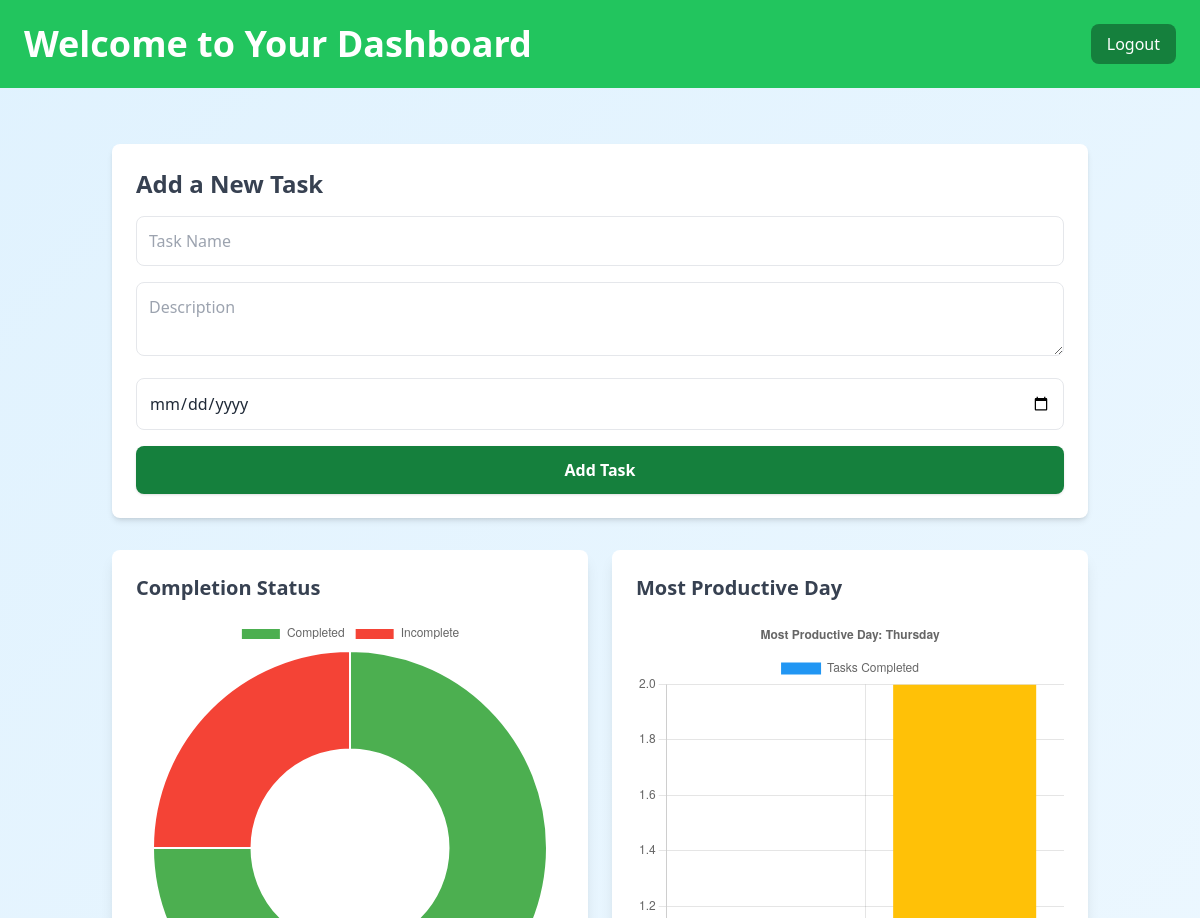
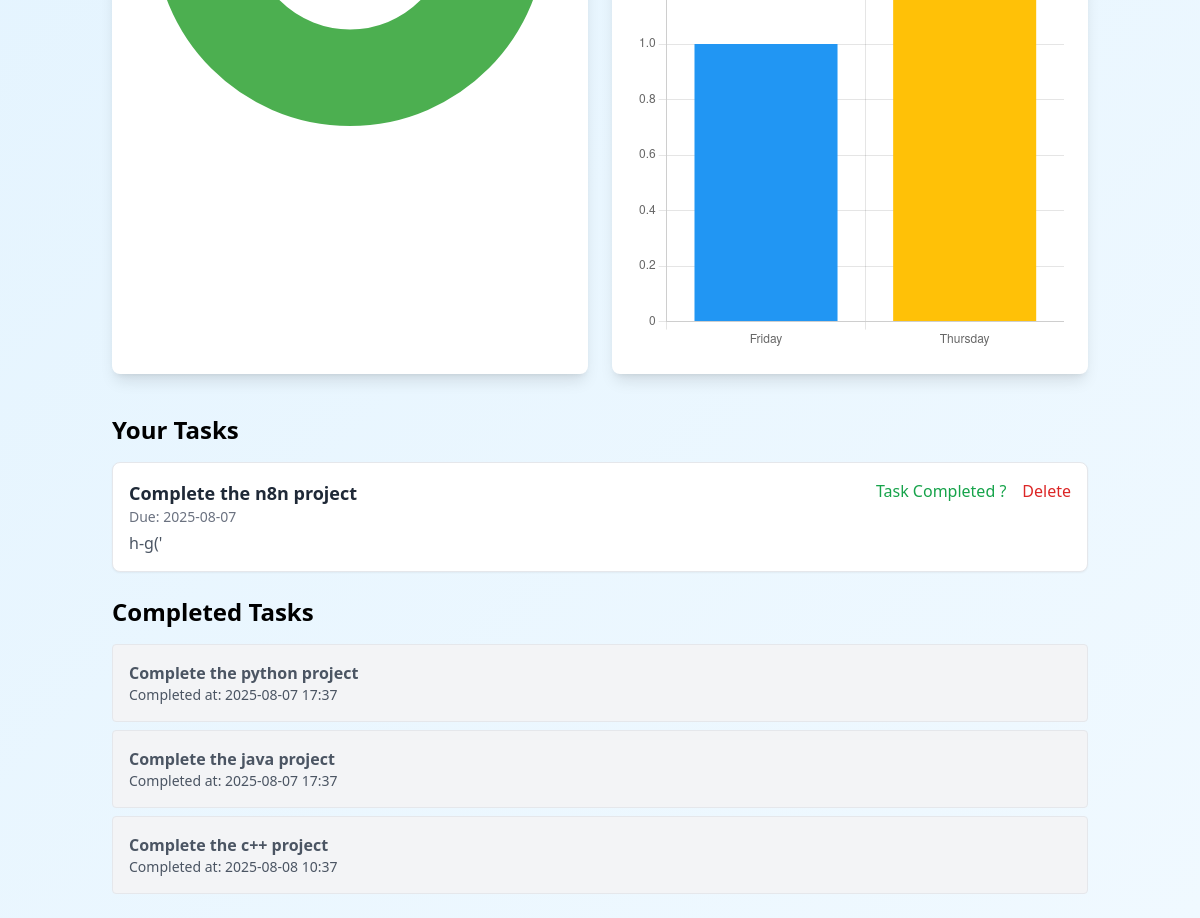
The page /dashboard (signed in) on the database its author committed (2 pictures, top to bottom).
### app.py (models this page shows)
class Task(db.Model):
    id = db.Column(db.Integer,primary_key=True)
    name = db.Column(db.String(200),nullable=False)
    description = db.Column(db.Text)
    completed = db.Column(db.Boolean,default=False)
    due_date = db.Column(db.Date)
    completed_at = db.Column(db.DateTime)
    user_id = db.Column(db.Integer,db.ForeignKey('user.id'))

### app.py (the view, shortened to what this page needs)
@app.route('/dashboard',methods = ['GET','POST'])
def dashboard():
    if 'user_id' not in session:
        return redirect(url_for('login'))
    user_id = session['user_id']
    tasks = Task.query.filter_by(user_id=user_id).all()
    completed_tasks = Task.query.filter_by(user_id=user_id,completed=True).count()
    incompleted_tasks = Task.query.filter_by(user_id=user_id,completed=False).count()
    completed_dates = db.session.query(Task.completed_at).filter_by(user_id=user_id, completed=True).all()
    day_counts = {}
    for (date,) in completed_dates:
        if date:
            weekday = date.strftime('%A')
            day_counts[weekday] = day_counts.get(weekday, 0) + 1
    most_productive_day = max(day_counts, key=day_counts.get) if day_counts else None
    return render_template('dashboard.html',tasks=tasks,completed_tasks=completed_tasks,incompleted_tasks=incompleted_tasks,most_productive_day=most_productive_day,day_counts=day_counts)

### templates/dashboard.html (shortened to what this page needs)
{% extends 'layout.html' %}
{% block content %}
<div class="flex justify-between items-center mb-8 p-6 bg-green-500">
  <h1 class="text-4xl font-extrabold text-white">Welcome to Your Dashboard</h1>
  <form action="/logout" method="POST">
    <button class="bg-green-700 text-white px-4 py-2 rounded-lg hover:bg-red-600 transition">Logout</button>
  </form>
</div>
<div class="container px-6 mx-auto py-6">
<div class="bg-white p-6 rounded-lg shadow-md mb-8">
  <h2 class="text-2xl font-semibold mb-4 text-gray-700">Add a New Task</h2>
  <form method="POST" class="space-y-4">
    <input name="name" placeholder="Task Name" required class="w-full p-3 border rounded-lg focus:ring-2 focus:ring-indigo-500">
    <textarea name="description" placeholder="Description" class="w-full p-3 border rounded-lg focus:ring-2 focus:ring-indigo-500"></textarea>
    <input type="date" name="due_date" class="w-full p-3 border rounded-lg focus:ring-2 focus:ring-indigo-500">
    <button class="w-full bg-green-700 text-white font-semibold py-3 rounded-lg shadow hover:shadow-xl transition">Add Task</button>
  </form>
</div>
<div class="grid grid-cols-1 md:grid-cols-2 gap-6 mb-10">
  <div class="bg-white p-6 rounded-lg shadow-lg">
    <h3 class="text-xl font-semibold mb-4 text-gray-700">Completion Status</h3>
    <canvas id="completionChart" style="width:25%; height:250px;"></canvas>
  </div>
  <div class="bg-white p-6 rounded-lg shadow-lg">
    <h3 class="text-xl font-semibold mb-4 text-gray-700">Most Productive Day</h3>
    <canvas id="productiveChart" style="width:100%; height:650px;"></canvas>
  </div>
</div>
<h2 class="text-2xl font-bold text-black mb-4">Your Tasks</h2>
<ul class="space-y-4">
  {% for task in tasks %}
  {% if not task.completed %}
    <div class="p-4 rounded-lg border shadow-sm flex justify-between items-start hover:shadow-md transition bg-white">
      <div>
        <h3 class="font-semibold text-lg text-gray-800">{{ task.name }}</h3>
        {% if task.due_date %} <p class="text-sm text-gray-500 mb-1">Due: {{ task.due_date.strftime('%Y-%m-%d') }}</p> {% endif %}
        <p class="text-gray-600">{{ task.description }}</p>
      </div>
      <div class="flex gap-4">
        <form method="POST" action="{{ url_for('complete', task_id=task.id) }}">
          <button class="text-green-600 hover:text-green-800" title="Mark as done">Task Completed ?</button>
        </form>
        <form method="POST" action="{{ url_for('delete', task_id=task.id) }}">
          <button class="text-red-600 hover:text-red-800" title="Delete">Delete</button>
        </form>
      </div>
    </div>
  {% endif %}
  {% endfor %}
</ul>
<h2 class="text-2xl font-bold text-black mb-4 mt-6">Completed Tasks</h2>
<div class="grid gap-2">
  {% for task in tasks if task.completed %}
    <div class="p-4 border rounded bg-gray-100 text-gray-600">
      <p class="font-semibold">{{ task.name }}</p>
      <p class="text-sm">Completed at: {{ task.completed_at.strftime('%Y-%m-%d %H:%M') if task.completed_at else 'N/A' }}</p>
    </div>
  {% endfor %}
</div>
<script>
  document.addEventListener('DOMContentLoaded', () => {
    const completedTasks = parseInt(document.getElementById('completedTasks').dataset.value);
    const incompletedTasks = parseInt(document.getElementById('incompletedTasks').dataset.value);
    const dayData = JSON.parse(document.getElementById('dayCounts').dataset.value);
    const mostProductiveDay = document.getElementById('mostProductiveDay').dataset.value;
    const ctx1 = document.getElementById('completionChart').getContext('2d');
    new Chart(ctx1, {
      type: 'doughnut',
      data: {
        labels: ['Completed', 'Incomplete'],
        datasets: [{
          label: 'Tasks',
          data: [completedTasks, incompletedTasks],
          backgroundColor: ['#4CAF50', '#F44336']
        }]
      }
    });
    const days = Object.keys(dayData);
    const counts = Object.values(dayData);
    const barColors = days.map(day => day === mostProductiveDay ? '#FFC107' : '#2196F3');
    const ctx2 = document.getElementById('productiveChart').getContext('2d');
    new Chart(ctx2, {
      type: 'bar',
      data: {
        labels: days,
        datasets: [{
          label: 'Tasks Completed',
          data: counts,
          backgroundColor: barColors
        }]
      },
      options: {
        plugins: {
          title: {
            display: true,
            text: `Most Productive Day: ${mostProductiveDay}`
          }
        },
        scales: {
          y: {
            beginAtZero: true
          }
        }
      }
    });
  });
</script>
</div>
{% endblock %}

### templates/layout.html (shortened to what this page needs)
<!DOCTYPE html>
<html lang="en">
<head>
  <script src="https://cdn.tailwindcss.com"></script>
</head>
<body class="bg-artistic text-gray-800 min-h-screen flex flex-col">
  <div>
    {% block content %}{% endblock %}
  </div>
</body>
</html>

### templates/layout.html (style rules this page uses)
.bg-artistic { background: linear-gradient(135deg, #e0f2fe 0%, #f0f9ff 100%); }

### rows shown on the page
Task: name "Complete the n8n project", due_date "2025-08-07", description "h-g('"
Task: name "Complete the python project", completed_at "2025-08-07 17:37"
Task: name "Complete the java project", completed_at "2025-08-07 17:37"
Task: name "Complete the c++ project", completed_at "2025-08-08 10:37"
